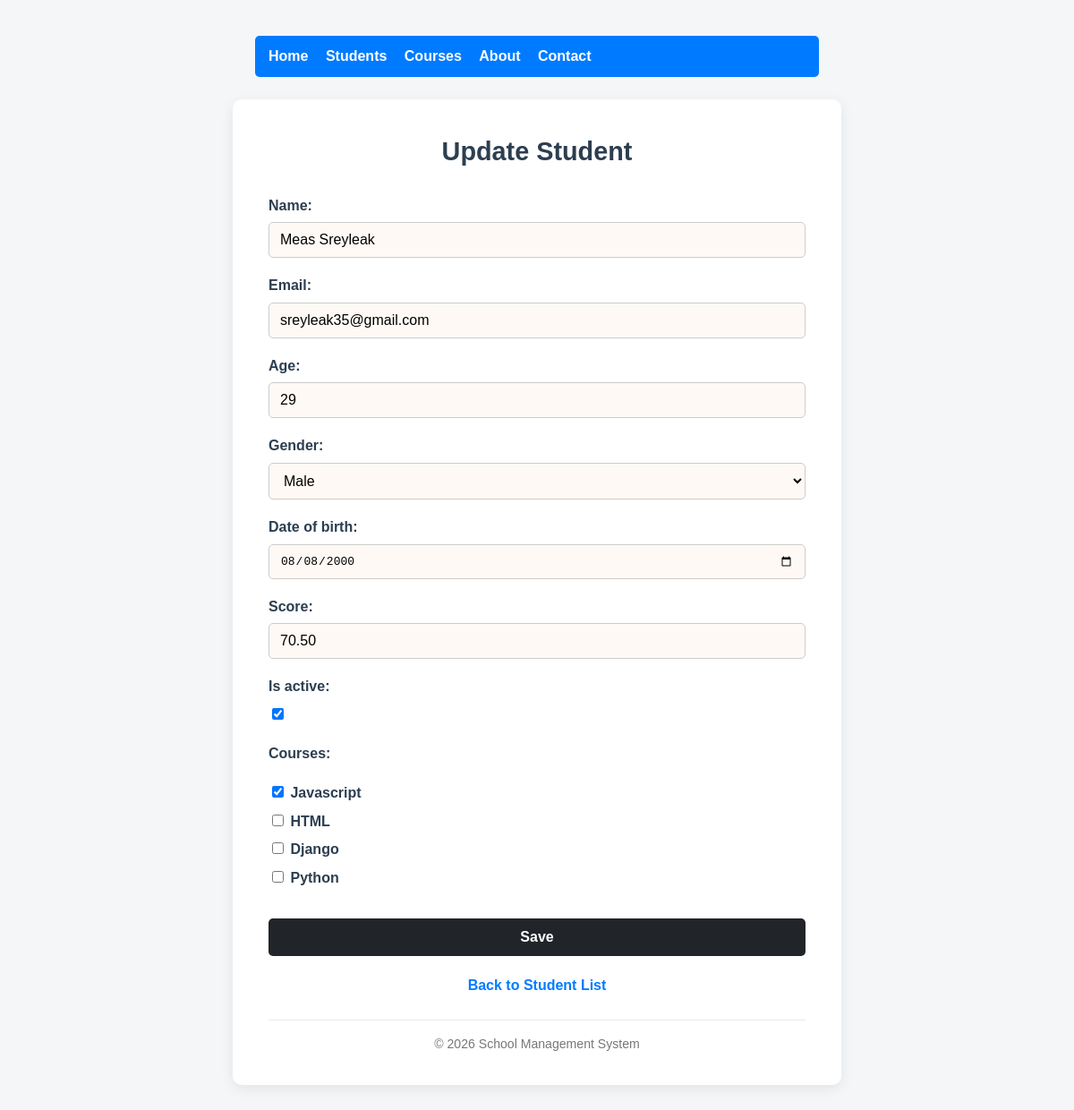
The app's page /students/1/edit/, older data.
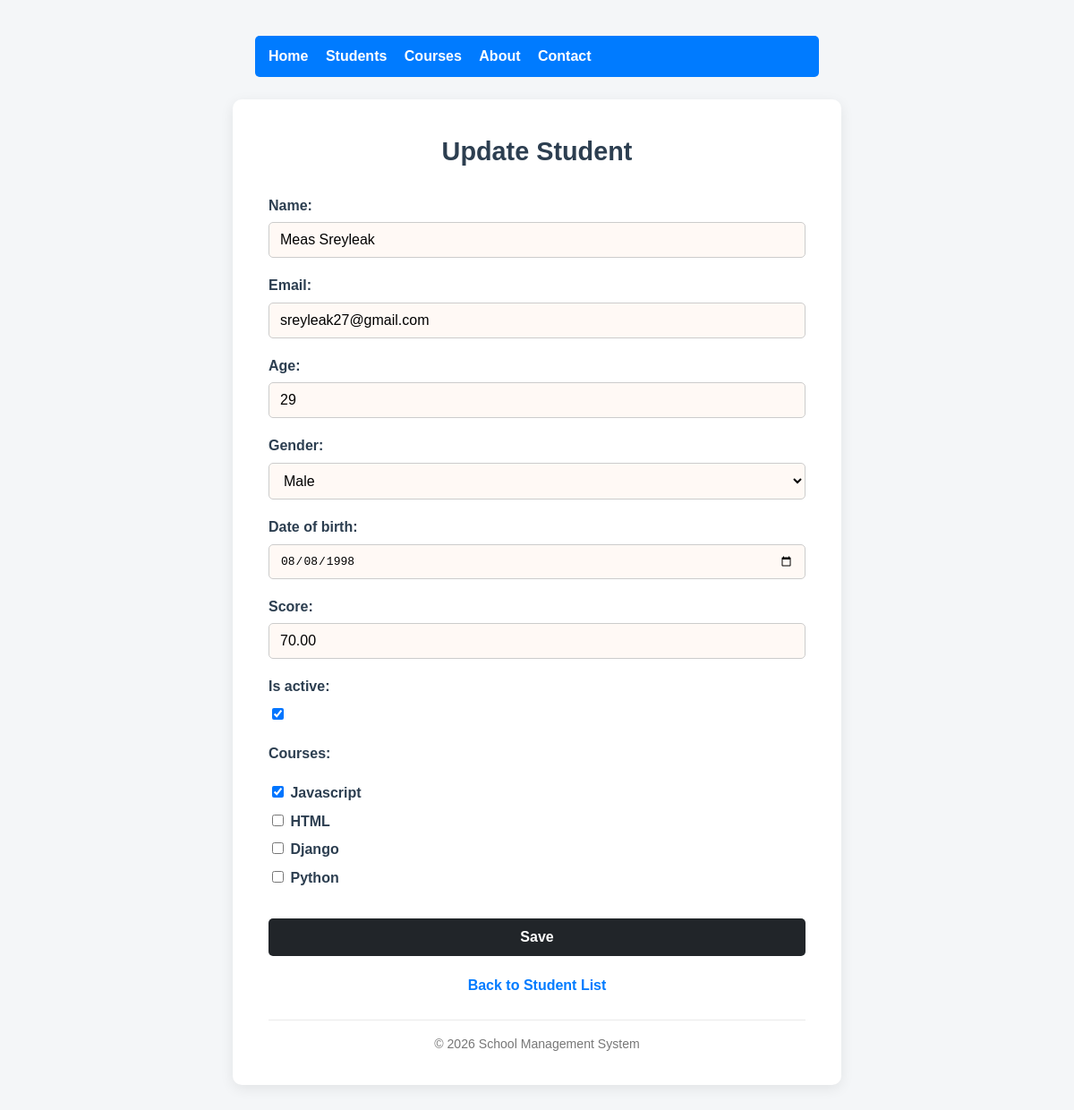
The same page, newer data.
### students/models.py (models this page shows, shortened)
class Student(models.Model):
    GENDER_CHOICES = [
        ('M', 'Male'),
        ('F', 'Female'),
        ('O', 'Other'),
    ]
    name = models.CharField(max_length=100)
    email = models.EmailField(unique=True)
    age = models.PositiveIntegerField()
    gender = models.CharField(max_length=1, choices=GENDER_CHOICES)
    date_of_birth = models.DateField()
    score = models.DecimalField(max_digits=5, decimal_places=2)
    is_active = models.BooleanField(default=True)
    courses = models.ManyToManyField(Course, related_name='students', blank=True)
    created_at = models.DateTimeField(auto_now_add=True)
    updated_at = models.DateTimeField(auto_now=True)

class Course(models.Model):
    name = models.CharField(max_length=100)
    description = models.TextField(blank=True, null=True)
    def __str__(self):
        return self.name

### students/views.py (the view)
# urls.py: path('students/<int:pk>/edit/', views.student_update_view, name='student_update'),
def student_update_view(request, pk):
    student = get_object_or_404(Student, pk=pk)
    form = StudentForm(request.POST or None, instance=student)
    if form.is_valid():
        form.save()
        messages.success(request, "Student updated successfully.")
        return redirect('student_list')
    context = {
        'form': form,
        'action': 'Update',
        'today': date.today()
    }
    return render(request, 'students/student_form.html', context)

### students/forms.py (shortened to what this page needs)
class StudentForm(forms.ModelForm):
    class Meta:
        model = Student
        fields = ['name', 'email', 'age', 'gender', 'date_of_birth', 'score', 'is_active', 'courses']
        widgets = {
            'date_of_birth': forms.DateInput(attrs={'type': 'date'}),
            'courses': forms.CheckboxSelectMultiple(),
        }

### students/templates/students/student_form.html (shortened to what this page needs)
{% load static %}
<!DOCTYPE html>
<html lang="en">
<head>
</head>
<body>
    <nav>
        <a href="{% url 'home' %}">Home</a>
        <a href="{% url 'student_list' %}">Students</a>
        <a href="{% url 'course_list' %}">Courses</a>
        <a href="{% url 'about' %}">About</a>
        <a href="{% url 'contact' %}">Contact</a>
    </nav>
    <div class="container">
        <h1>{{ action }} Student</h1>
        <form method="post">
            {{ form.as_p }}
            <button type="submit" class="btn-submit">Save</button>
        </form>
        <a href="{% url 'student_list' %}" class="back-link">Back to Student List</a>
        <hr>
        <footer>
            &copy; {{ today.year }} School Management System
        </footer>
    </div>
</body>
</html>

Row changes from the older to the newer data that the page shows:
changed Student "Male": email "sreyleak35@gmail.com" → "sreyleak27@gmail.com"; date_of_birth "08/08/2000" → "08/08/1998"; score "70.50" → "70.00"
